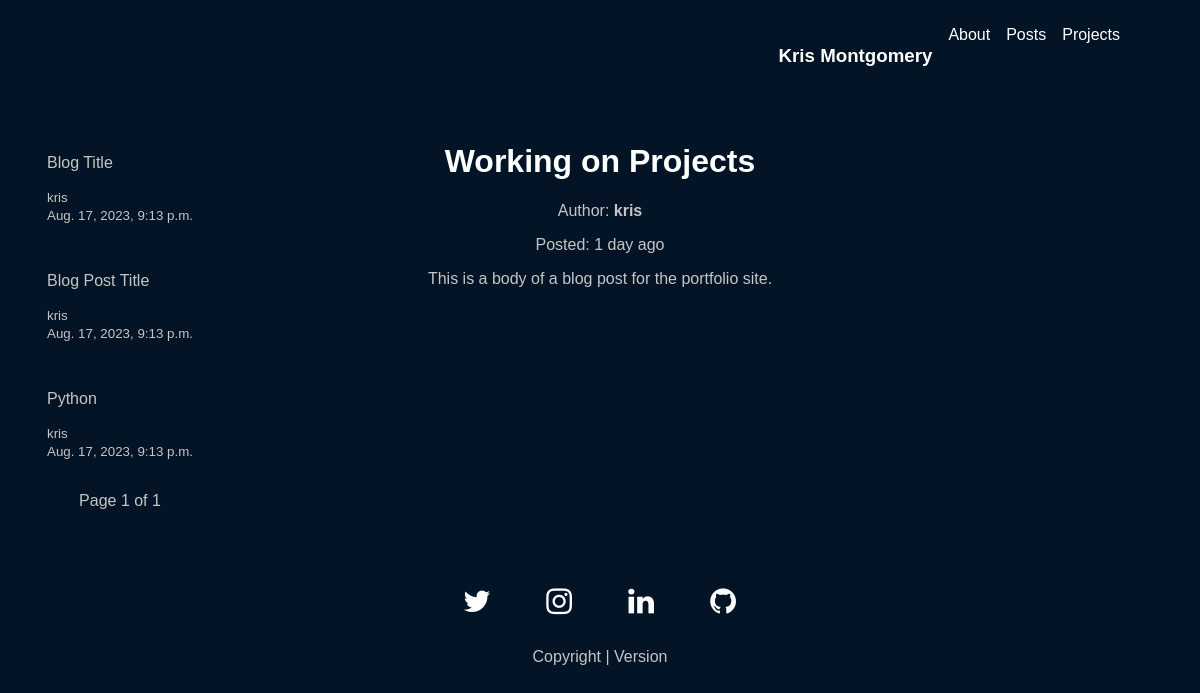
Page /posts/post/2/ on the committed database.
### main/models.py (models this page shows, shortened)
class blogPosts(models.Model):
    author = models.ForeignKey(User, on_delete=models.SET_NULL, null=True)
    blog_title = models.CharField(max_length=200)
    blog_image = models.ImageField(upload_to='static/images', blank=True, null=True, height_field=None, width_field=None, max_length=100,)
    blog_image_info = models.TextField(null=True, blank=True)
    blog_body = models.TextField(null=True, blank=True)
    blog_created_date = models.DateTimeField(auto_now=True)
    blog_topic_one_title = models.CharField(max_length=200, default='Default')
    blog_topic_image_one = models.ImageField(upload_to='static/images', blank=True, null=True, height_field=None, width_field=None, max_length=100,)
    blog_topic_image_info = models.TextField(null=True, blank=True)
    topic_one_body = models.TextField(null=True, blank=True)
    blog_topic_two_title = models.CharField(max_length=200, default='Default')
    blog_topic_image_two = models.ImageField(upload_to='static/images', blank=True, null=True, height_field=None, width_field=None, max_length=100,)
    blog_topic_image_info_two = models.TextField(null=True, blank=True)
    topic_one_body_two = models.TextField(null=True, blank=True)
    blog_links = models.URLField(max_length=500, null=True, blank=True)
    blog_links_two = models.URLField(max_length=500, null=True, blank=True)

### main/views.py (the view)
# urls.py: path('posts/post/<str:pk>/', views.post, name='post'),
def post(request, pk):
    p = Paginator(blogPosts.objects.exclude(id=pk), 3)
    page = request.GET.get('page')
    posts = p.get_page(page)
    post = blogPosts.objects.get(id=pk)
    if request.method == 'POST':
        return redirect('post', pk=post)
    context = {
        'post': post,
        'posts': posts
    }
    return render(request, 'main/post.html', context)

### main/templates/main/post.html (shortened to what this page needs)
{% extends 'main.html' %}
{% block content %}
    <div class="post-container">
        <div class="leftside">
            {% for t in posts %}
                <div class="blog-container" onclick='location.href="/posts/post/{{t.id}}";'>
                    <p>{{t.blog_title}}</p>
                    <small>{{t.author}}</small><br>
                    <small>{{t.blog_created_date}}</small>
                </div>
                <br>
            {% endfor %}
                <p>Page {{ posts.number }} of {{ posts.paginator.num_pages }}</p>
        </div>
        <div class="main-content">
            <h1>{{post.blog_title}}</h1>
            <p>Author: <b>{{post.author}}</b></p>
            <p>Posted: {{post.blog_created_date|timesince}} ago</p>
            <p>{{post.blog_body}}</p>
        </div>
        <div class="rightside">
        </div>
    </div>
{% endblock content %}

### static/styles/main.css (style rules this page uses)
body { background-color: rgb(3, 20, 38); font-family: 'Trebuchet MS', sans-serif; margin: 0 4rem 0 4rem; }
h1, h2, h3 { color: white; }
p, small { color: #c5c5c5; }
.leftside { padding: 10px; text-align: center; }
.main-content { justify-items: center; padding: 10px; text-align: center; }
.rightside { padding: 10px; text-align: center; }
.blog-container { padding: 1em; color: #c5c5c5; cursor: pointer; display: inline-block; position: relative; transition: 0.5s; border-radius: 5px; text-align: left; }
.blog-container:after { content: '→'; position: absolute; opacity: 0; top: 14px; right: -20px; transition: 0.5s; }
@media only screen and (max-width: 1200px) { body { margin: 0; } }
@media only screen and (max-width: 1200px) { .leftside { z-index: 10; } }

### main/templates/main/post.html (style rules this page uses)
.post-container { display: grid; grid-template-columns: 1fr 3fr 1fr; margin-bottom: 50px; }
.leftside { padding: 10px; }
.main-content { justify-items: center; padding: 10px; }
.rightside { padding: 10px; }

### rows in the picture
blogPosts: blog_title "Blog Title", author "kris", blog_created_date "Aug. 17, 2023, 9:13 p.m."
blogPosts: blog_title "Blog Post Title", author "kris", blog_created_date "Aug. 17, 2023, 9:13 p.m."
blogPosts: blog_title "Python", author "kris", blog_created_date "Aug. 17, 2023, 9:13 p.m."
blogPosts: blog_title "Working on Projects", author "kris", blog_created_date "1 day", blog_body "This is a body of a blog post for the portfolio site."

### other values in the picture
{{ posts.number }} "1"
{{ posts.paginator.num_pages }} "1"
